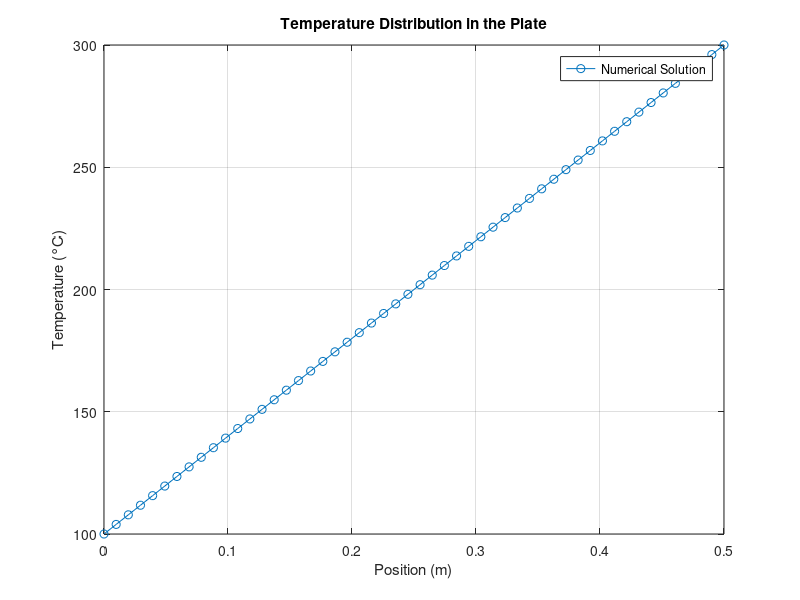

This figure's MATLAB source:
% Define parameters
L = 0.5; % Length of the rod (m)
N = 50; % Number of cells
dx = L / N; % Cell size (m)
k = 1; % Thermal conductivity (W/m.K)
q = 0; % Heat generation (W/m^3)

% Boundary conditions
T_left = 100; % Left boundary temperature (C)
T_right = 300; % Right boundary temperature (C)

% Initialize temperature array
T = zeros(N+2, 1);

% Set boundary conditions
T(1) = T_left;
T(end) = T_right;

% Coefficient matrix and RHS vector
A = zeros(N, N);
b = zeros(N, 1);

% Fill the matrix A and vector b
for i = 1:N
    if i == 1
        A(i,i) = 2 * k / dx^2;
        A(i,i+1) = -k / dx^2;
        b(i) = q + T_left * k / dx^2;
    elseif i == N
        A(i,i-1) = -k / dx^2;
        A(i,i) = 2 * k / dx^2;
        b(i) = q + T_right * k / dx^2;
    else
        A(i,i-1) = -k / dx^2;
        A(i,i) = 2 * k / dx^2;
        A(i,i+1) = -k / dx^2;
        b(i) = q;
    end
end

% Solve the linear system
T_interior = A \ b;

% Combine the interior and boundary temperatures
T(2:end-1) = T_interior;
% Print numerical solutions
disp('Numerical Solution:');
for i = 1:10:N+2
    fprintf('T(%d) = %f °C\n', i, T(i));
end
% Plot the results
x = linspace(0, L, N+2);
plot(x, T, '-o');
xlabel('Position (m)');
ylabel('Temperature (°C)');
title('Temperature Distribution in the Plate');
legend('Numerical Solution');
grid on;

